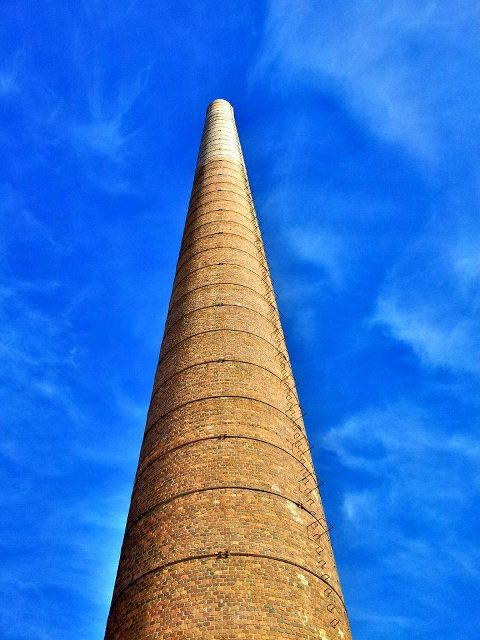
%> input picture Practica 4/torre_monica.jpg, 480 x 640 px
$ octave Pract4b_2.m   (GNU Octave 9; MATLAB toolbox functions it lacks are replaced by stand-ins)
%> lines starting %> are read from the running program, lines starting %| are printed output that depends on the picture; in (x1, y1, x2, y2) boxes, pixels count from 0 and x2, y2 are one past the last pixel; in counts of white or black regions, pixels touching at a corner belong together; the program's own positions count from 1
clear variables
close all
clc

im = imread('torre_monica.jpg'); % Load the image
%> im is the input picture: size 640x480x3 uint8; mean R, G, B 56.5, 117, 204
im_gray = rgb2gray(im); % Convert it to grayscale
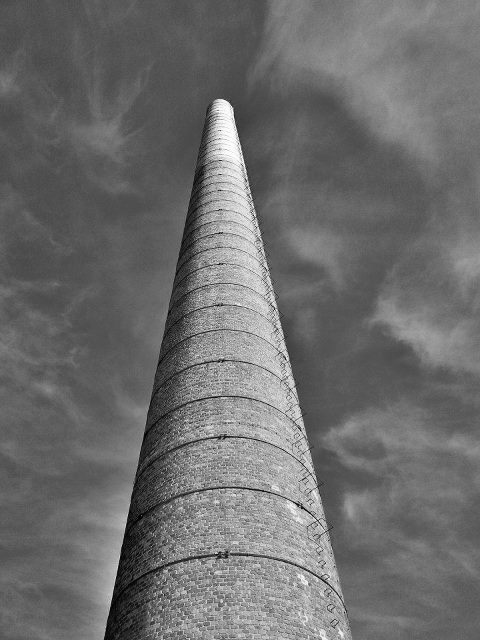
%> im_gray: size 640x480 uint8; min 1, max 255, mean 108.8
figure, subplot(1,2,1), imshow(im), title('Color image') % Show it
nPixels = prod(size(im_gray)); % Get the number of pixels to ...
%> nPixels = 307200
data = reshape(im, nPixels, 3); % ... reshape the image as a vector
seed1 = [10,10]; % Set the seeds
seed2 = [400,240];
seeds = [seed1(1)*size(im_gray,2)+seed1(2);seed2(1)*size(im_gray,2)+seed2(2)];
%> seeds = [4810; 192240]
seeds = repmat(seeds,[1,3]); % Uncomment for the RGB image
%> seeds = [4810 4810 4810; 192240 192240 192240]

for i=1:10
    fprintf('Performing k-means segmentation with %d maximum iterations\n',i);
    pert = kmeans(double(data), 2,'Start',seeds,'MaxIter',i); % kmeans!
    clus = reshape(pert, size(im_gray)); %Vector Image back to a matrix
    im_clust = uint8(255*(clus-1)/(max(max(clus))-1)); % Clusters are 1 and 2
    subplot(1,2,2), imshow(im_clust), title('Segmentation from color') % Show results
    %pause;
    drawnow;
end
%> this loop made 10 passes
%> pass 1, `clus = reshape(pert, size(im_gray));`:
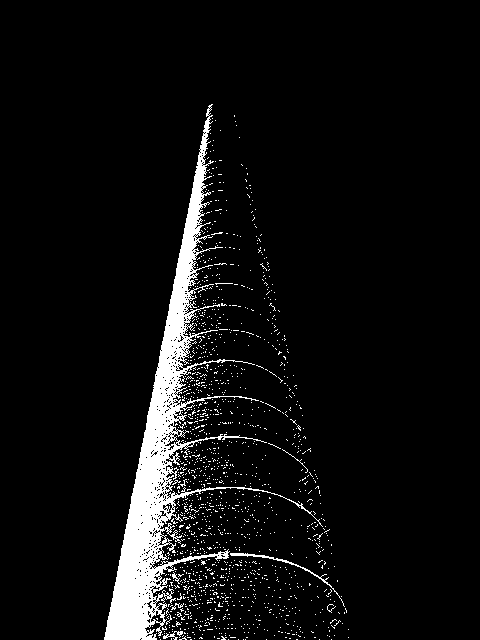
%> clus: size 640x480 double; values 1 (black) and 2 (white), 6.1% white; 1469 white regions (1462 under 20 px), largest, box (x1, y1, x2, y2) and area: (104, 104, 323, 640) 15384, (230, 553, 345, 607) 262, (163, 631, 183, 640) 71
%> pass 2, `clus = reshape(pert, size(im_gray));`:
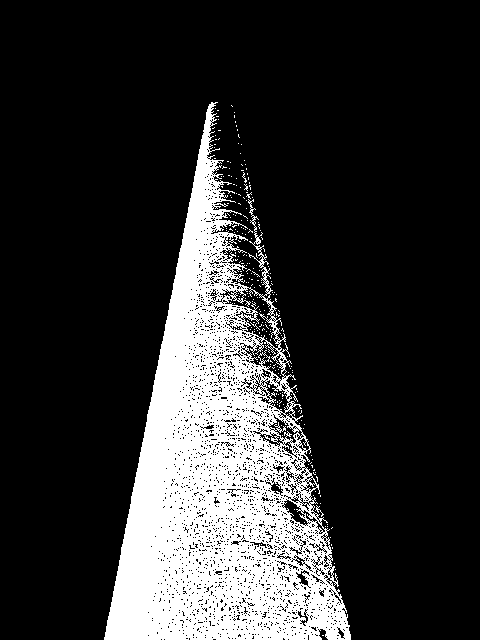
%> clus: size 640x480 double; values 1 (black) and 2 (white), 18.7% white; 241 white regions (239 under 20 px), largest, box (x1, y1, x2, y2) and area: (104, 102, 351, 640) 56956, (315, 505, 324, 517) 25
%> after the loop:
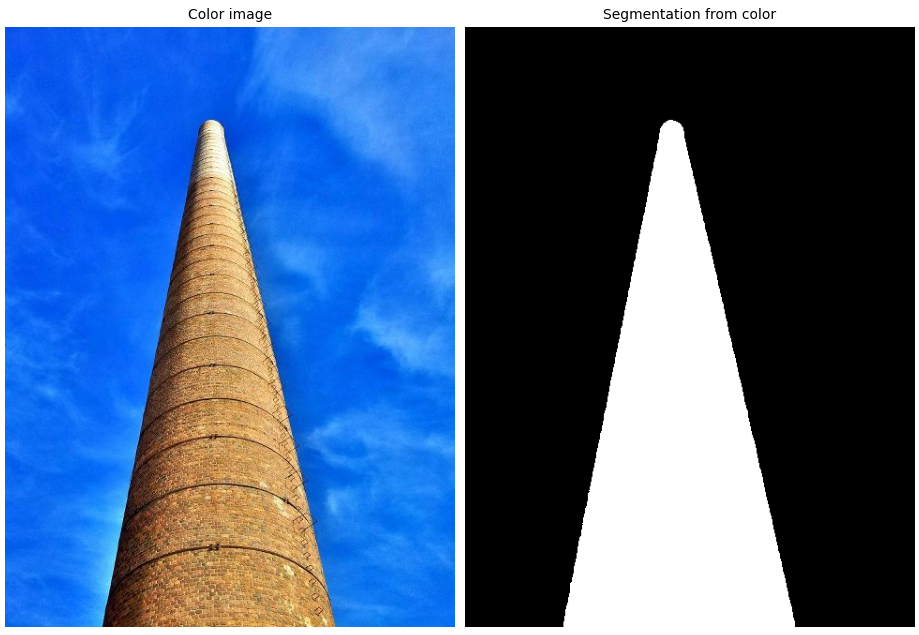
%> figure redrawn from the program's plot data, 2 panels
